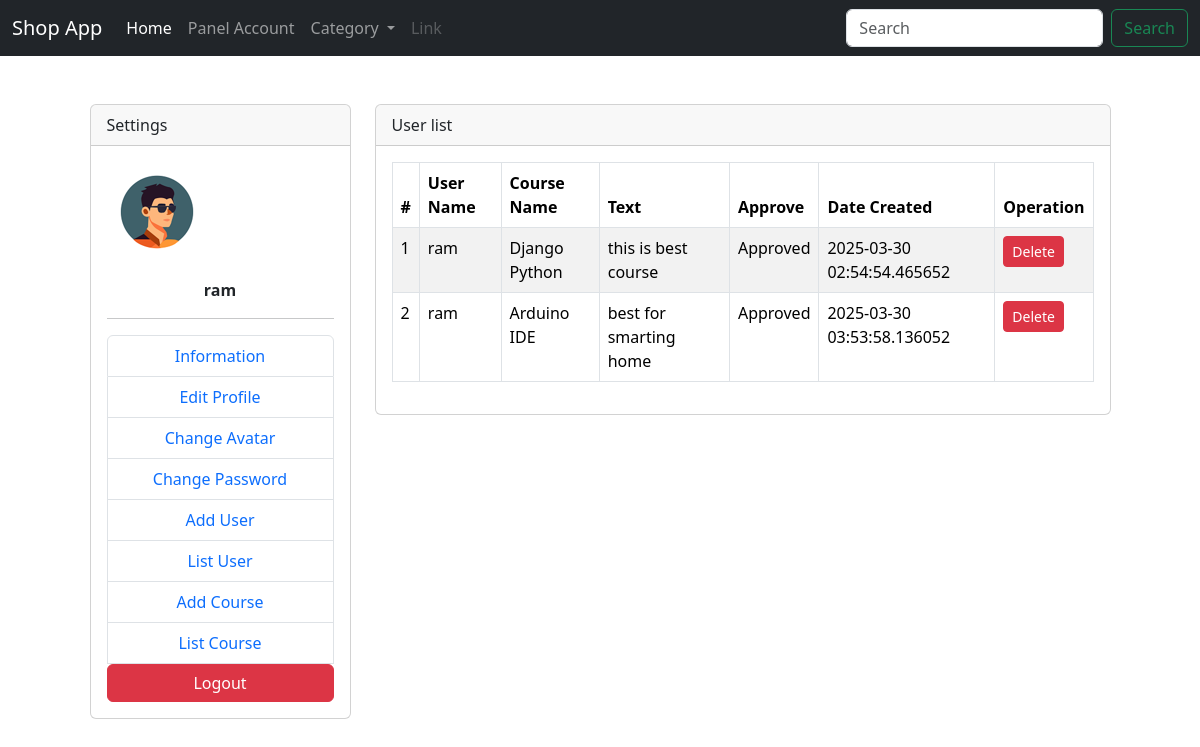
Page /admin/comments (signed in) on the committed database.
### models.py (models this page shows, shortened)
class User(db.Model, UserMixin):
    __tablename__='user'
    id = db.Column(db.Integer, primary_key=True)
    name = db.Column(db.String(80), nullable=False)
    email = db.Column(db.String(120), unique=True, nullable=False)
    password = db.Column(db.String)
    avatar=db.Column(db.String,default='/uploads/avatar.png')
    admin= db.Column(db.Boolean ,default=False)
    date_created = db.Column(db.DateTime, default=datetime.now)

class Comment(db.Model):
    __tablename__ = 'comments'
    id = Column(Integer, primary_key=True)
    user_id = Column(Integer, ForeignKey('user.id'), nullable=True)
    course_id = Column(Integer, ForeignKey('courses.id'), nullable=True)
    text = Column(Text)
    status = Column(Boolean, default=False)
    created_at = Column(DateTime, default=datetime.now())
    def getCourseName(self):
        course = Course.query.filter_by(id=self.course_id).first()
        return course.title
    def getUserName(self):
        usr = User.query.filter_by(id=self.user_id).first()
        return usr.name
    def getApprove(self):
        if self.status:
            return 'Approved'
        else:
            return 'Not Approved'

class Course(db.Model):
  __tablename__='courses'
  id=Column(Integer,primary_key=True)
  title=Column(String)
  slug=Column(String)
  price=Column(String,default=0)
  content=Column(Text)
  image=Column(String,default='/uploads/avatar.png')
  CommentCount=Column(Integer,default=0)
  students=Column(String, nullable=False, default="")
  category_id=Column(Integer,ForeignKey('categories.id'))
  ViewCount=Column(Integer,default=0)
  time=Column(String,default='00:00:00')
  user_id=Column(Integer,ForeignKey('user.id'))
  date_created=db.Column(db.DateTime, default=datetime.now)
  updated_post=Column(db.DateTime,default=datetime.now,onupdate=datetime.now)

### controller/admin.py (the view)
    @login_required
    def GetCommentList(self):
        if request.method == 'POST':
            Comment.query.filter_by(id=request.args.get('id')).delete()
            db.session.commit()
            comments = Comment.query.all()
            return render_template('admin/CommentList.html', comments=comments)
        return render_template('admin/CommentList.html', comments=Comment.query.all())

### extensions.py (called while the page is built)
@loginmanager.user_loader
def user_loader(user_id):
    from models import User
    return User.query.get(user_id)

### templates/admin/CommentList.html (shortened to what this page needs)
{% extends "./Layout/base.html" %}
{% block content %}
<div class="container mt-5">
    <div class="row justify-content-center">
        {% include "./Layout/AdminMenu.html" %}
        <div class="col-8">
            <div class="card">
                <div class="card-header">User list</div>
                <div class="card-body">
                    <table class="table table-bordered table-striped">
                        <thead>
                            <tr>
                                <th scope="col">#</th>
                                <th scope="col">User Name</th>
                                <th scope="col">Course Name</th>
                                <th scope="col">Text</th>
                                <th scope="col">Approve</th>
                                <th scope="col">Date Created</th>
                                <th scope="col">Operation</th>
                            </tr>
                        </thead>
                        <tbody>
                            {% for comment in comments %}
                                <tr>
                                    <td>{{ loop.index }}</td>
                                    <td>{{ comment.getUserName() }}</td>
                                    <td>{{ comment.getCourseName() }}</td>
                                    <td>{{ comment.text }}</td>
                                    <td>{{ comment.getApprove() }}</td>
                                    <td>{{ comment.created_at }}</td>
                                    <td>
                                        <div class="btn-group" role="group">
                                            <form action="{{ url_for('admin.GetCommentList') }}?id={{ comment.id }}" method="post">
                                                <button class="btn btn-danger btn-sm">Delete</button>
                                            </form>
                                        </div>
                                    </td>
                                </tr>
                            {% endfor %}
                        </tbody>
                    </table>
                </div>
            </div>
        </div>
    </div>
</div>
{% endblock %}

### templates/Layout/AdminMenu.html
<div class="col-3">
  <div class="card">
      <div class="card-header">Settings</div>
      <div class="card-body justify-content-center">
          <img class="text-center mb-3" src="{{ url_for('static', filename=current_user.avatar) }}" alt="">
          <p class="text-center"><b class="text-center">{{ current_user.name }}</b></p>
          <hr>
          <ul class="list-group text-center">
              <li class="list-group-item"><a href="{{ url_for('admin.AdminInformation') }}">Information</a></li>
              <li class="list-group-item"><a href="{{ url_for('admin.AdminEditProfile') }}">Edit Profile</a></li>
              <li class="list-group-item"><a href="{{ url_for('admin.AdminUploadAvatar') }}">Change Avatar</a></li>
              <li class="list-group-item"><a href="{{ url_for('admin.AdminChangePassword') }}">Change Password</a></li>
              <li class="list-group-item"><a href="{{ url_for('admin.AddNewUser') }}">Add User</a></li>
              <li class="list-group-item"><a href="{{ url_for('admin.GetUserList') }}">List User</a></li>
              <li class="list-group-item"><a href="{{ url_for('admin.AddNewCourse') }}">Add Course</a></li>
              <li class="list-group-item"><a href="{{ url_for('admin.GetCourseList') }}">List Course</a></li>
              <form action="{{ url_for('auth.Logout') }}" method="POST">
                  <button class="btn btn-danger w-100">Logout</button>
              </form>
          </ul>
      </div>
  </div>
</div>

### static/css/app.css (style rules this page uses)
a { text-decoration: none !important; }

### rows in the picture
User: avatar (placeholder picture), name "ram"
Comment: getUserName "ram", getCourseName "Django Python", text "this is best course", getApprove "Approved", created_at "2025-03-30 02:54:54.465652"
Comment: getUserName "ram", getCourseName "Arduino IDE", text "best for smarting home", getApprove "Approved", created_at "2025-03-30 03:53:58.136052"
